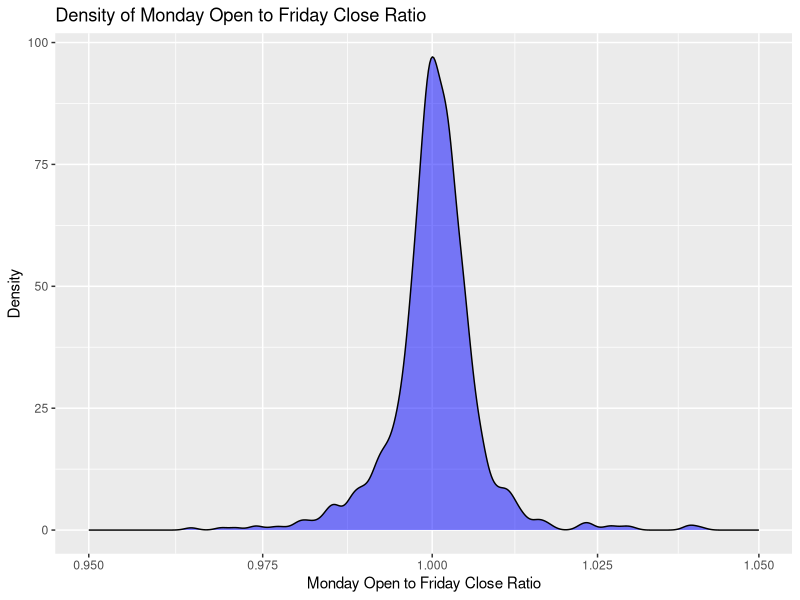
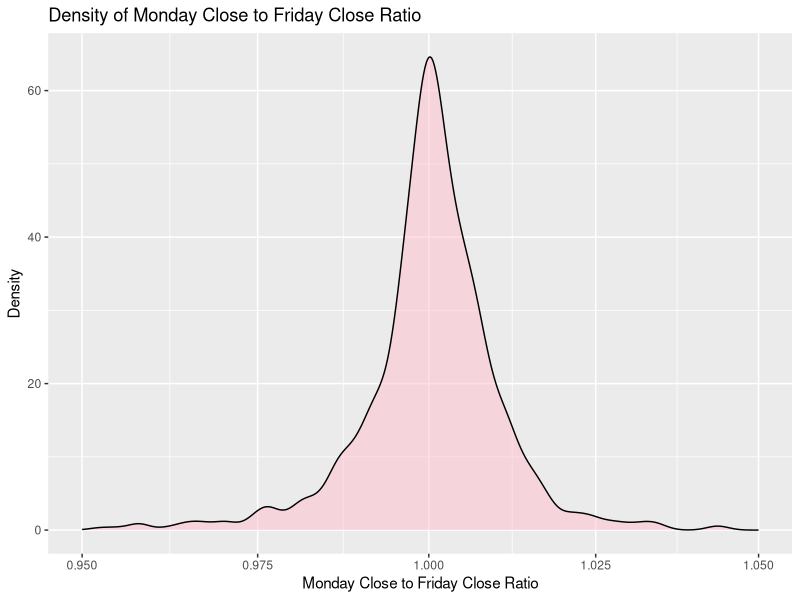
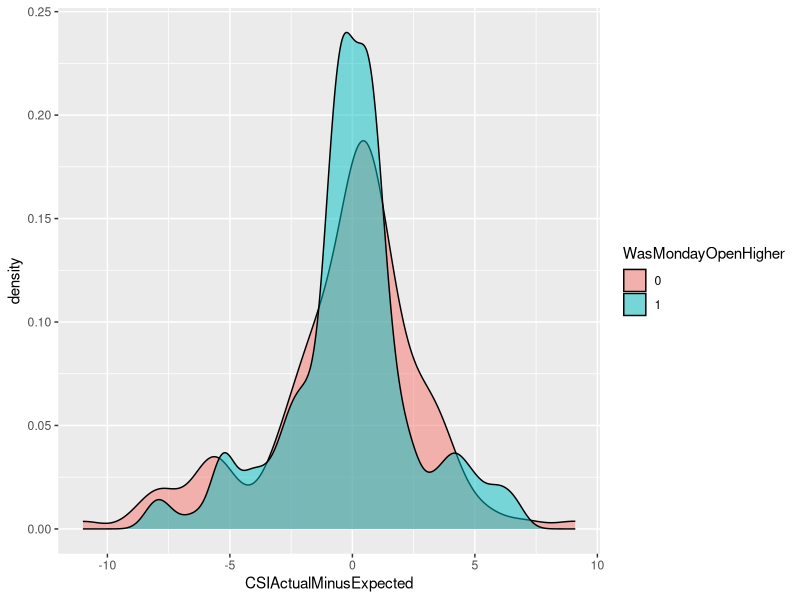
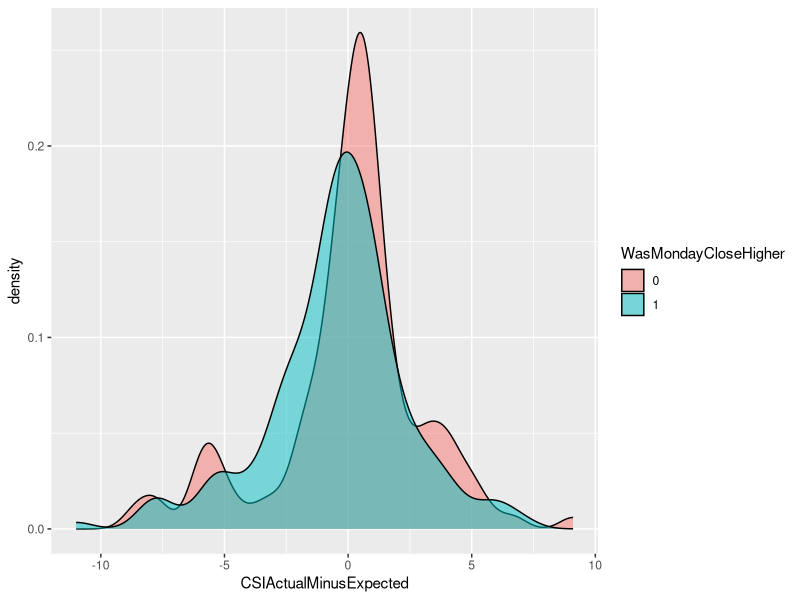
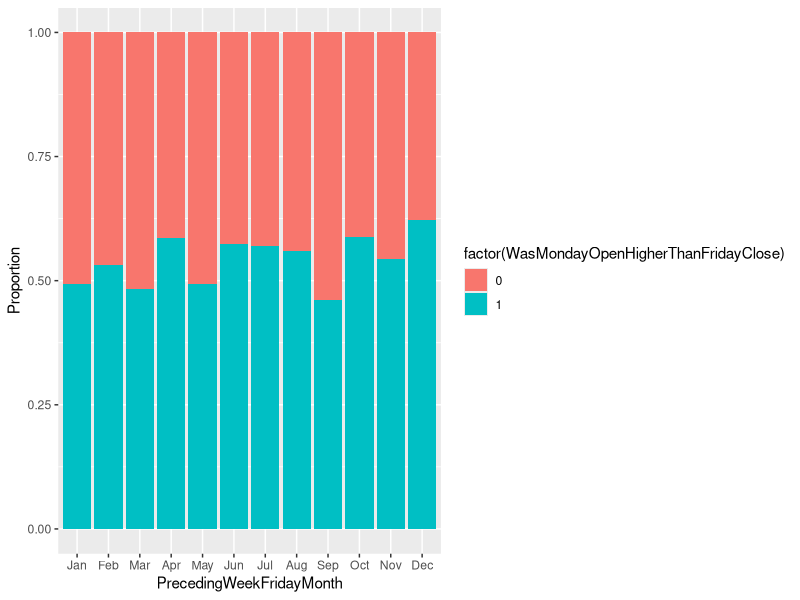
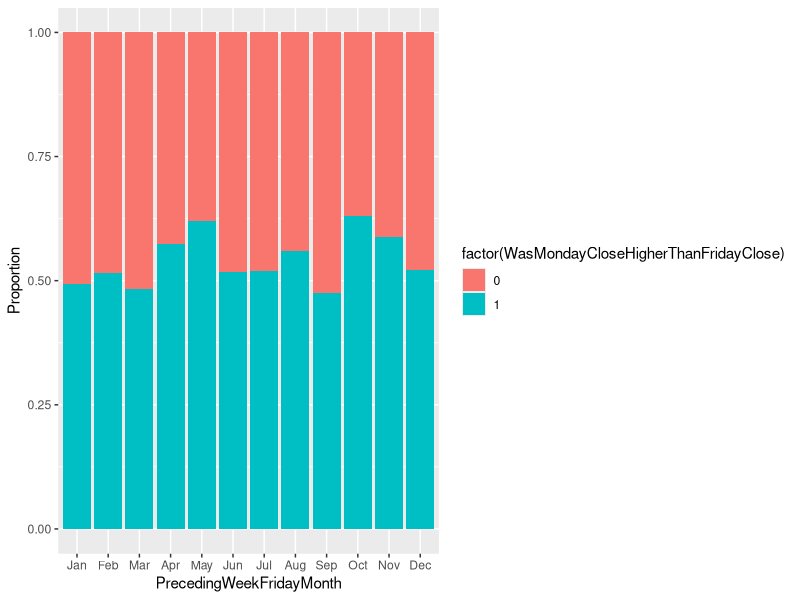

These figures' R source, in order: (Note: this script raises an error after producing the figures.)
## ---- chunk 1
#| include: false
library(tidyverse)
library(sf)
library(dplyr)
library(knitr)

# If running on the department server, uncomment the lines below
#
# - We would also recommend rendering this assignment on https://hypatia.stat.duke.edu 
#   or https://katherinej.stat.duke.edu for better performance.

#flexiblas::flexiblas_load_backend("OPENBLAS-THREADS") |>
# flexiblas::flexiblas_switch()
# flexiblas::flexiblas_set_num_threads(8)
## ---- chunk 2
# Read the CSV file into a dataframe
#df <- read.csv('data/SPY_data_wrangling/SPY_ready_for_analysis.csv', header = TRUE)

# Binomial model
#model <- glm(MondayOpenComparedToFridayCloseChangeInPercent ~ FridayCloseComparedToThursdayCloseChangeInPercent + FridayIntradayChangeInPercent, 
#                      data = df, family = gaussian)

# Print the summary of the model
#summary(model)


## ---- chunk 3
df2 <- read.csv('data/SPY_data_wrangling/SPY_ready_for_analysis.csv', header = TRUE)

# Binomial model
model2 <- glm(WasMondayOpenHigherThanFridayClose	 ~ didFridayCloseHigherThanThursdayClose, 
                      data = df2, family = binomial)


# Gaussian model
model2_binomial <- glm(WasMondayOpenHigherThanFridayClose	 ~ wasFridayIntradayPositive, 
                      data = df2, family = binomial)
# Print the summary of the model
summary(model2)
summary(model2_binomial)
## ---- chunk 4
df3 <- read.csv('data/adding_triple_witch_to_SPY/SPY_ready_for_analysis_triple_witch.csv', header = TRUE)

# Binomial model
model3 <- glm(WasMondayOpenHigherThanFridayClose ~ didFridayCloseHigherThanThursdayClose + wasFridayIntradayPositive * fridayWasATripleWitchDay, 
                      data = df3, family = binomial)

# Print the summary of the model
summary(model3)




## ---- chunk 5
library(dplyr)
library(ggplot2)

# Assuming df3 is your dataframe

# Create a new column for the specified condition
#df3 <- df3 %>%
#  mutate(SpecialCondition = ifelse(fridayWasATripleWitchDay == 1 & didFridayCloseHigherThanThursdayClose == 0, "Condition #Met", "Other"))

# Calculate ratios
#ratios <- df3 %>%
#  group_by(SpecialCondition) %>%
#  summarise(
#    Ones = sum(WasMondayOpenHigherThanFridayClose == 1),
#    Zeros = sum(WasMondayOpenHigherThanFridayClose == 0),
#    Ratio = Ones / Zeros,
#    .groups = 'drop'
#  )

# Print the ratios
#print(ratios)


## ---- chunk 6
df4 <- read.csv('data/addingFOMC/SPY_ready_for_analysis_triple_witch_NFP_CSI_FOMC_with_month.csv', header = TRUE)
df4$MondayCloseToFridayCloseRatio <- df4$FollowingWeekMondayClose / df4$PrecedingWeekFridayClose

ggplot(df4, aes(x = MondayOpenToFridayCloseRatio)) + 
    geom_density(fill = "blue", alpha = 0.5) +
  scale_x_continuous(trans = 'log', limits = c(0.95, 1.05)) +
    labs(title = "Density of Monday Open to Friday Close Ratio",
         x = "Monday Open to Friday Close Ratio",
         y = "Density")

ggplot(df4, aes(x = MondayCloseToFridayCloseRatio)) + 
    geom_density(fill = "pink", alpha = 0.5) +
    scale_x_continuous(trans = 'log', limits = c(0.95, 1.05)) +
    labs(title = "Density of Monday Close to Friday Close Ratio",
         x = "Monday Close to Friday Close Ratio",
         y = "Density")



## ---- chunk 7
#1 vs 0 proportion break down table with percentages for df4$WasMondayOpenHigherThanFridayClose and df4$WasMondayCloseHigherThanFridayClose

# Count occurrences for WasMondayOpenHigherThanFridayClose
table_open <- table(df4$WasMondayOpenHigherThanFridayClose)

# Convert counts to proportions and then to percentages for WasMondayOpenHigherThanFridayClose
percentage_open <- prop.table(table_open) * 100

# Count occurrences for WasMondayCloseHigherThanFridayClose
table_close <- table(df4$WasMondayCloseHigherThanFridayClose)

# Convert counts to proportions and then to percentages for WasMondayCloseHigherThanFridayClose
percentage_close <- prop.table(table_close) * 100



formatted_yes_open <- sprintf("%.1f%%", percentage_open[2])
formatted_no_open <- sprintf("%.1f%%", percentage_open[1])
formatted_yes_close <- sprintf("%.1f%%", percentage_close[2])
formatted_no_close <- sprintf("%.1f%%", percentage_close[1])



breakdown_table <- data.frame(
  Category = c('Monday Open Price > Friday Close Price', 'Monday Close Price > Friday Close Price'),
  Yes = c(formatted_yes_open, formatted_yes_close),
  No = c(formatted_no_open, formatted_no_close)
  
)

library(knitr)
# Print the table
kable(breakdown_table, caption = "Proportions of Monday Open and Close vs. Friday Close", format = "html")

## ---- chunk 8
df4$NFPOutcomeIsShock <- ifelse(df4$NFPOutcome == "Shock", 1, 0)


#1. breakdown table of WasMondayOpenHigherThanFridayClose (1 vs 0) and NFPOutcomeIsShock (1 vs 0)
breakdown_table_monday_open_vs_nfp_shock <- table(df4$WasMondayOpenHigherThanFridayClose, df4$NFPOutcomeIsShock)
rownames(breakdown_table_monday_open_vs_nfp_shock) <- c("Monday Open Lower Than Friday Close", "Monday Open Higher Than Friday Close")
colnames(breakdown_table_monday_open_vs_nfp_shock) <- c("Nonfarm Payrolls Non-shock", "Nonfarm Payrolls Shock")
breakdown_table_column_percentages <- prop.table(breakdown_table_monday_open_vs_nfp_shock, 2) * 100
#print(breakdown_table_column_percentages)
breakdown_table_column_percentages_df <- as.data.frame.matrix(breakdown_table_column_percentages)

# Format each value to one decimal place with a percentage sign
breakdown_table_column_percentages_df_formatted <- data.frame(lapply(breakdown_table_column_percentages_df, function(x) sprintf("%.1f%%", x)))

# Print the formatted dataframe
#print(breakdown_table_column_percentages_df_formatted)


breakdown_table_WasMondayOpenHigherThanFridayClose_vs_NFPOutcomeIsShock <- data.frame(
  . = c("Monday Open Lower Than Friday Close", "Monday Open Higher Than Friday Close"),
  NFP_Nonshock = c(breakdown_table_column_percentages_df_formatted[1][[1]][1], breakdown_table_column_percentages_df_formatted[1][[1]][2]),
  NFP_Shock = c(breakdown_table_column_percentages_df_formatted[2][[1]][1], breakdown_table_column_percentages_df_formatted[2][[1]][2])
  
)


library(knitr)
# Print the table
kable(breakdown_table_WasMondayOpenHigherThanFridayClose_vs_NFPOutcomeIsShock, caption = "Proportion Breakdown of Monday Open Higher Than Friday Close vs Nonfarm Payroll Shock", format = "html")
## ---- chunk 9
df4$NFPOutcomeIsShock <- ifelse(df4$NFPOutcome == "Shock", 1, 0)


#1. breakdown table of WasMondayCloseHigherThanFridayClose (1 vs 0) and NFPOutcomeIsShock (1 vs 0)
breakdown_table_monday_close_vs_nfp_shock <- table(df4$WasMondayCloseHigherThanFridayClose, df4$NFPOutcomeIsShock)
rownames(breakdown_table_monday_close_vs_nfp_shock) <- c("Monday Close Lower Than Friday Close", "Monday Close Higher Than Friday Close")
colnames(breakdown_table_monday_close_vs_nfp_shock) <- c("Nonfarm Payrolls Non-shock", "Nonfarm Payrolls Shock")
breakdown_table_column_percentages2 <- prop.table(breakdown_table_monday_close_vs_nfp_shock, 2) * 100
#print(breakdown_table_column_percentages)
breakdown_table_column_percentages_df2 <- as.data.frame.matrix(breakdown_table_column_percentages2)

# Format each value to one decimal place with a percentage sign
breakdown_table_column_percentages_df_formatted2 <- data.frame(lapply(breakdown_table_column_percentages_df2, function(x) sprintf("%.1f%%", x)))

# Print the formatted dataframe
#print(breakdown_table_column_percentages_df_formatted)


breakdown_table_WasMondayCloseHigherThanFridayClose_vs_NFPOutcomeIsShock <- data.frame(
  . = c("Monday Close Lower Than Friday Close", "Monday Close Higher Than Friday Close"),
  NFP_Nonshock = c(breakdown_table_column_percentages_df_formatted2[1][[1]][1], breakdown_table_column_percentages_df_formatted2[1][[1]][2]),
  NFP_Shock = c(breakdown_table_column_percentages_df_formatted2[2][[1]][1], breakdown_table_column_percentages_df_formatted2[2][[1]][2])
  
)


library(knitr)
# Print the table
kable(breakdown_table_WasMondayCloseHigherThanFridayClose_vs_NFPOutcomeIsShock, caption = "Proportion Breakdown of Monday Close Higher Than Friday Close vs Nonfarm Payroll Shock", format = "html")
## ---- chunk 10
#columns_to_plot <- names(df4)[names(df4) != "MondayOpenToFridayCloseRatio"]

# Function to create a plot for each column
#create_plot <- function(col_name) {
#    p <- ggplot(df4, aes_string(x = col_name, y = "MondayOpenToFridayCloseRatio")) +
#        geom_point() +
#        labs(title = paste("MondayOpenToFridayCloseRatio vs", col_name),
#             x = col_name,
#             y = "MondayOpenToFridayCloseRatio")
#    print(p)
#}

# Apply the function to each column in the list
#lapply(columns_to_plot, create_plot)
## ---- chunk 11
#df4 <- read.csv('data/addingNonfarmPayrolls/SPY_ready_for_analysis_triple_witch_NFP.csv', header = TRUE)



# Binomial model
#model4 <- glm(WasMondayCloseHigherThanFridayClose ~ NFPOutcomeIsShock + fridayWasATripleWitchDay, 
#                      data = df4, family = binomial)


# Print the summary of the model
#summary(model4)



## ---- chunk 12
#summary(df4$CSIActualMinusExpected)
#table(df4$WasMondayOpenHigherThanFridayClose)

#boxplot(CSIActualMinusExpected ~ WasMondayOpenHigherThanFridayClose, data = df6, main = "CSIActualMinusExpected vs WasMondayOpenHigherThanFridayClose")


library(ggplot2)
ggplot(df4, aes(x = CSIActualMinusExpected, fill = factor(WasMondayOpenHigherThanFridayClose))) + 
  geom_density(alpha = 0.5) +
  labs(fill = "WasMondayOpenHigher")

# T-test or Mann-Whitney U Test (depending on data distribution)
t.test(CSIActualMinusExpected ~ WasMondayOpenHigherThanFridayClose, data = df4)

## ---- chunk 13
df4$CSIOutcomeIsShock <- ifelse(df4$CSIOutcome == "Shock", 1, 0)


#1. breakdown table of WasMondayOpenHigherThanFridayClose (1 vs 0) and CSIOutcomeIsShock (1 vs 0)
breakdown_table_monday_open_vs_csi_shock <- table(df4$WasMondayOpenHigherThanFridayClose, df4$CSIOutcomeIsShock)
rownames(breakdown_table_monday_open_vs_csi_shock) <- c("Monday Open Lower Than Friday Close", "Monday Open Higher Than Friday Close")
colnames(breakdown_table_monday_open_vs_csi_shock) <- c("Consumer Sentiment Index Non-shock", "Consumer Sentiment Index Shock")
breakdown_table_column_percentages_csi <- prop.table(breakdown_table_monday_open_vs_csi_shock, 2) * 100
#print(breakdown_table_column_percentages)
breakdown_table_column_percentages_df_csi <- as.data.frame.matrix(breakdown_table_column_percentages_csi)

# Format each value to one decimal place with a percentage sign
breakdown_table_column_percentages_df_formatted_csi <- data.frame(lapply(breakdown_table_column_percentages_df_csi, function(x) sprintf("%.1f%%", x)))

# Print the formatted dataframe
#print(breakdown_table_column_percentages_df_formatted)


breakdown_table_WasMondayOpenHigherThanFridayClose_vs_CSIOutcomeIsShock <- data.frame(
  . = c("Monday Open Lower Than Friday Close", "Monday Open Higher Than Friday Close"),
  CSI_Nonshock = c(breakdown_table_column_percentages_df_formatted_csi[1][[1]][1], breakdown_table_column_percentages_df_formatted_csi[1][[1]][2]),
  CSI_Shock = c(breakdown_table_column_percentages_df_formatted_csi[2][[1]][1], breakdown_table_column_percentages_df_formatted_csi[2][[1]][2])
  
)


library(knitr)
# Print the table
kable(breakdown_table_WasMondayOpenHigherThanFridayClose_vs_CSIOutcomeIsShock, caption = "Proportion Breakdown of Monday Open Higher Than Friday Close vs Consumer Sentiment Index Shock", format = "html")


#also a chi-square test on proportion of WasMondayOpenHigherThanFridayClose=1 and WasMondayOpenHigherThanFridayClose=0 being the same between CSIOutcomeIsShock=1 and CSIOutcomeIsShock=0
chi_square_test_WasMondayOpenHigherThanFridayClose_vs_CSIOutcomeIsShock <- chisq.test(breakdown_table_monday_open_vs_csi_shock)

# Print the results of the Chi-Square Test
print(chi_square_test_WasMondayOpenHigherThanFridayClose_vs_CSIOutcomeIsShock)
## ---- chunk 14
#summary(df4$CSIActualMinusExpected)
#table(df4$WasMondayOpenHigherThanFridayClose)

#boxplot(CSIActualMinusExpected ~ WasMondayOpenHigherThanFridayClose, data = df6, main = "CSIActualMinusExpected vs WasMondayOpenHigherThanFridayClose")


library(ggplot2)
ggplot(df4, aes(x = CSIActualMinusExpected, fill = factor(WasMondayCloseHigherThanFridayClose))) + 
  geom_density(alpha = 0.5) +
  labs(fill = "WasMondayCloseHigher")

# T-test or Mann-Whitney U Test (depending on data distribution)
t.test(CSIActualMinusExpected ~ WasMondayCloseHigherThanFridayClose, data = df4)

## ---- chunk 15
#df4$CSIOutcomeIsShock <- ifelse(df4$CSIOutcome == "Shock", 1, 0)


#1. breakdown table of WasMondayCloseHigherThanFridayClose (1 vs 0) and CSIOutcomeIsShock (1 vs 0)
breakdown_table_monday_close_vs_csi_shock <- table(df4$WasMondayCloseHigherThanFridayClose, df4$CSIOutcomeIsShock)
rownames(breakdown_table_monday_close_vs_csi_shock) <- c("Monday Close Lower Than Friday Close", "Monday Close Higher Than Friday Close")
colnames(breakdown_table_monday_close_vs_csi_shock) <- c("Consumer Sentiment Index Non-shock", "Consumer Sentiment Index Shock")
breakdown_table_column_percentages_csiCLOSE <- prop.table(breakdown_table_monday_close_vs_csi_shock, 2) * 100
#print(breakdown_table_column_percentages)
breakdown_table_column_percentages_df_csiCLOSE <- as.data.frame.matrix(breakdown_table_column_percentages_csiCLOSE)

# Format each value to one decimal place with a percentage sign
breakdown_table_column_percentages_df_formatted_csiCLOSE <- data.frame(lapply(breakdown_table_column_percentages_df_csiCLOSE, function(x) sprintf("%.1f%%", x)))

# Print the formatted dataframe
#print(breakdown_table_column_percentages_df_formatted)


breakdown_table_WasMondayCloseHigherThanFridayClose_vs_CSIOutcomeIsShock <- data.frame(
  . = c("Monday Close Lower Than Friday Close", "Monday Close Higher Than Friday Close"),
  CSI_Nonshock = c(breakdown_table_column_percentages_df_formatted_csiCLOSE[1][[1]][1], breakdown_table_column_percentages_df_formatted_csiCLOSE[1][[1]][2]),
  CSI_Shock = c(breakdown_table_column_percentages_df_formatted_csiCLOSE[2][[1]][1], breakdown_table_column_percentages_df_formatted_csiCLOSE[2][[1]][2])
  
)


library(knitr)
# Print the table
kable(breakdown_table_WasMondayCloseHigherThanFridayClose_vs_CSIOutcomeIsShock, caption = "Proportion Breakdown of Monday Close Higher Than Friday Close vs Consumer Sentiment Index Shock", format = "html")


#also a chi-square test on proportion of WasMondayOpenHigherThanFridayClose=1 and WasMondayOpenHigherThanFridayClose=0 being the same between CSIOutcomeIsShock=1 and CSIOutcomeIsShock=0
chi_square_test_WasMondayCloseHigherThanFridayClose_vs_CSIOutcomeIsShock <- chisq.test(breakdown_table_monday_close_vs_csi_shock)

# Print the results of the Chi-Square Test
print(chi_square_test_WasMondayCloseHigherThanFridayClose_vs_CSIOutcomeIsShock)
## ---- chunk 16
#df6$CSIOutcomeIsShock <- ifelse(df6$CSIOutcome == "Shock", 1, 0)
#table(df6$CSIOutcomeIsShock, df6$WasMondayOpenHigherThanFridayClose)

#chisq.test(table(df6$CSIOutcomeIsShock, df6$WasMondayOpenHigherThanFridayClose))
## ---- chunk 17
#df6 <- read.csv('data/addingUmichSentiment/SPY_ready_for_analysis_triple_witch_NFP_CSI.csv', header = TRUE)
#df6$NFPOutcomeIsShock <- ifelse(df6$NFPOutcome == "Shock", 1, 0)
#df6$CSIOutcomeIsShock <- ifelse(df6$CSIOutcome == "Shock", 1, 0)

# Binomial model

#model6 <- glm(WasMondayCloseHigherThanFridayClose ~ wasFridayIntradayPositive + NFPOutcomeIsShock + fridayWasATripleWitchDay + CSIOutcomeIsShock, 
#                      data = df6, family = binomial)


# Print the summary of the model
#summary(model6)



## ---- chunk 18

#1. breakdown table of WasMondayOpenHigherThanFridayClose (1 vs 0) and FOMCAction (Pause, Hike, SuperHike, etc...)
breakdown_table_monday_open_vs_fomc_action <- table(df4$WasMondayOpenHigherThanFridayClose, df4$FOMCAction)
rownames(breakdown_table_monday_open_vs_fomc_action) <- c("Monday Open Lower Than Friday Close", "Monday Open Higher Than Friday Close")
colnames(breakdown_table_monday_open_vs_fomc_action) <- c("", "Cut", "Hike", "Pause", "SuperCut", "SuperHike")
breakdown_table_column_percentages_FOMC <- prop.table(breakdown_table_monday_open_vs_fomc_action, 2) * 100
#print(breakdown_table_column_percentages)
breakdown_table_column_percentages_df_FOMC <- as.data.frame.matrix(breakdown_table_column_percentages_FOMC)

# Format each value to one decimal place with a percentage sign
breakdown_table_column_percentages_df_formatted_FOMC <- data.frame(lapply(breakdown_table_column_percentages_df_FOMC, function(x) sprintf("%.1f%%", x)))

# Print the formatted dataframe
#print(breakdown_table_column_percentages_df_formatted)


breakdown_table_WasMondayOpenHigherThanFridayClose_vs_FOMCAction <- data.frame(
  . = c("Monday Open Lower Than Friday Close", "Monday Open Higher Than Friday Close"),
  SuperCut = c(breakdown_table_column_percentages_df_formatted_FOMC[5][[1]][1], breakdown_table_column_percentages_df_formatted_FOMC[5][[1]][2]),
  Cut = c(breakdown_table_column_percentages_df_formatted_FOMC[2][[1]][1], breakdown_table_column_percentages_df_formatted_FOMC[2][[1]][2]),
  Pause = c(breakdown_table_column_percentages_df_formatted_FOMC[4][[1]][1], breakdown_table_column_percentages_df_formatted_FOMC[4][[1]][2]),
  Hike = c(breakdown_table_column_percentages_df_formatted_FOMC[3][[1]][1], breakdown_table_column_percentages_df_formatted_FOMC[3][[1]][2]),
  SuperHike = c(breakdown_table_column_percentages_df_formatted_FOMC[6][[1]][1], breakdown_table_column_percentages_df_formatted_FOMC[6][[1]][2])
  
)


library(knitr)
# Print the table
kable(breakdown_table_WasMondayOpenHigherThanFridayClose_vs_FOMCAction, caption = "Proportion Breakdown of Monday Open Higher Than Friday Close vs FOMC Actions", format = "html")


#also a chi-square test on proportion of WasMondayOpenHigherThanFridayClose=1 and WasMondayOpenHigherThanFridayClose=0 being the same between CSIOutcomeIsShock=1 and CSIOutcomeIsShock=0
chi_square_test_WasMondayOpenHigherThanFridayClose_vs_FOMCaction <- chisq.test(breakdown_table_monday_open_vs_fomc_action)

# Print the results of the Chi-Square Test
print(chi_square_test_WasMondayOpenHigherThanFridayClose_vs_FOMCaction)
## ---- chunk 19

#1. breakdown table of WasMondayCloseHigherThanFridayClose (1 vs 0) and FOMCAction (Pause, Hike, SuperHike, etc...)
breakdown_table_monday_close_vs_fomc_action <- table(df4$WasMondayCloseHigherThanFridayClose, df4$FOMCAction)
rownames(breakdown_table_monday_close_vs_fomc_action) <- c("Monday Open Lower Than Friday Close", "Monday Open Higher Than Friday Close")
colnames(breakdown_table_monday_close_vs_fomc_action) <- c("", "Cut", "Hike", "Pause", "SuperCut", "SuperHike")
breakdown_table_column_percentages_FOMCCLOSE <- prop.table(breakdown_table_monday_close_vs_fomc_action, 2) * 100
#print(breakdown_table_column_percentages)
breakdown_table_column_percentages_df_FOMCCLOSE <- as.data.frame.matrix(breakdown_table_column_percentages_FOMCCLOSE)

# Format each value to one decimal place with a percentage sign
breakdown_table_column_percentages_df_formatted_FOMCCLOSE <- data.frame(lapply(breakdown_table_column_percentages_df_FOMCCLOSE, function(x) sprintf("%.1f%%", x)))

# Print the formatted dataframe
#print(breakdown_table_column_percentages_df_formatted)


breakdown_table_WasMondayCloseHigherThanFridayClose_vs_FOMCAction <- data.frame(
  . = c("Monday Open Lower Than Friday Close", "Monday Open Higher Than Friday Close"),
  SuperCut = c(breakdown_table_column_percentages_df_formatted_FOMCCLOSE[5][[1]][1], breakdown_table_column_percentages_df_formatted_FOMCCLOSE[5][[1]][2]),
  Cut = c(breakdown_table_column_percentages_df_formatted_FOMCCLOSE[2][[1]][1], breakdown_table_column_percentages_df_formatted_FOMCCLOSE[2][[1]][2]),
  Pause = c(breakdown_table_column_percentages_df_formatted_FOMCCLOSE[4][[1]][1], breakdown_table_column_percentages_df_formatted_FOMCCLOSE[4][[1]][2]),
  Hike = c(breakdown_table_column_percentages_df_formatted_FOMCCLOSE[3][[1]][1], breakdown_table_column_percentages_df_formatted_FOMCCLOSE[3][[1]][2]),
  SuperHike = c(breakdown_table_column_percentages_df_formatted_FOMCCLOSE[6][[1]][1], breakdown_table_column_percentages_df_formatted_FOMCCLOSE[6][[1]][2])
  
)


library(knitr)
# Print the table
kable(breakdown_table_WasMondayCloseHigherThanFridayClose_vs_FOMCAction, caption = "Proportion Breakdown of Monday Close Higher Than Friday Close vs FOMC Actions", format = "html")


#also a chi-square test on proportion of WasMondayOpenHigherThanFridayClose=1 and WasMondayOpenHigherThanFridayClose=0 being the same between CSIOutcomeIsShock=1 and CSIOutcomeIsShock=0
chi_square_test_WasMondayCloseHigherThanFridayClose_vs_FOMCaction <- chisq.test(breakdown_table_monday_close_vs_fomc_action)

# Print the results of the Chi-Square Test
print(chi_square_test_WasMondayCloseHigherThanFridayClose_vs_FOMCaction)
## ---- chunk 20
#df7 <- read.csv('data/addingFOMC/SPY_ready_for_analysis_triple_witch_NFP_CSI_FOMC.csv', header = TRUE)



#df7$NFPOutcomeIsShock <- ifelse(df7$NFPOutcome == "Shock", 1, 0)
#df7$CSIOutcomeIsShock <- ifelse(df7$CSIOutcome == "Shock", 1, 0)



#df7_filtered <- rbind(df7[1:220, ], df7[264:nrow(df7), ])
#df7_filtered$NFPOutcomeIsShock <- ifelse(df7_filtered$NFPOutcome == "Shock", 1, 0)
#df7_filtered$CSIOutcomeIsShock <- ifelse(df7_filtered$CSIOutcome == "Shock", 1, 0)
#df7_filtered$PrecedingWeekFridayVolumeMINUSPrecedingWeekThursdayVolume <- (df7_filtered$PrecedingWeekFridayVolume) - (df7_filtered$PrecedingWeekThursdayVolume)
#df7$FridayCloseToFridayOpenRatio <- (df$PrecedingWeekFridayClose) / (df$PrecedingWeekFridayOpen)


#model7BUYFRICLOSESELLMONOPEN <- glm(WasMondayOpenHigherThanFridayClose ~ wasFridayIntradayPositive, 
#                      data = df7_filtered, family = binomial)
#summary(model7BUYFRICLOSESELLMONOPEN)





# wasFridayIntradayPositive
#model7BUYFRICLOSESELLMONclose <- glm(WasMondayCloseHigherThanFridayClose ~ NFPOutcomeIsShock + CSIActualMinusExpected, 
#                      data = df7, family = binomial)
  

#summary(model7BUYFRICLOSESELLMONclose)

## ---- chunk 21
df4$PrecedingWeekFridayMonth <- factor(df4$PrecedingWeekFridayMonth, levels = c("Jan", "Feb", "Mar", "Apr", "May", "Jun", "Jul", "Aug", "Sep", "Oct", "Nov", "Dec"))

table(df4$PrecedingWeekFridayMonth)
aggregate(WasMondayOpenHigherThanFridayClose ~ PrecedingWeekFridayMonth, data = df4, mean)
library(ggplot2)
ggplot(df4, aes(x = PrecedingWeekFridayMonth, fill = factor(WasMondayOpenHigherThanFridayClose))) +
  geom_bar(position = "fill") +
  ylab("Proportion")

## ---- chunk 22
contingency_table_monthsOPEN <- table(df4$PrecedingWeekFridayMonth, df4$WasMondayOpenHigherThanFridayClose)
print(contingency_table_monthsOPEN)
# Perform the Chi-square test
chi_sq_test_monthsOPEN <- chisq.test(contingency_table_monthsOPEN)

# Output the result
chi_sq_test_monthsOPEN
## ---- chunk 23
# Assign new groupings based on seasons
df4$Month <- with(df4, factor(
  ifelse(PrecedingWeekFridayMonth %in% c("Mar", "Jan", "May", "Sept"), "Odd", "Even")))


# Create a new contingency table with the season groupings
contingency_table_MonthOPEN <- table(df4$Month, df4$WasMondayOpenHigherThanFridayClose)

# Perform the Chi-square test with the new grouping
chi_sq_test_MonthOPEN <- chisq.test(contingency_table_MonthOPEN, correct=FALSE)

# Output the result
chi_sq_test_MonthOPEN

## ---- chunk 24
#df4$PrecedingWeekFridayMonth <- factor(df4$PrecedingWeekFridayMonth, levels = c("Jan", "Feb", "Mar", "Apr", "May", "Jun", "Jul", "Aug", "Sep", "Oct", "Nov", "Dec"))

table(df4$PrecedingWeekFridayMonth)
aggregate(WasMondayCloseHigherThanFridayClose ~ PrecedingWeekFridayMonth, data = df4, mean)
library(ggplot2)
ggplot(df4, aes(x = PrecedingWeekFridayMonth, fill = factor(WasMondayCloseHigherThanFridayClose))) +
  geom_bar(position = "fill") +
  ylab("Proportion")

## ---- chunk 25
contingency_table_monthsCLOSE <- table(df4$PrecedingWeekFridayMonth, df4$WasMondayCloseHigherThanFridayClose)
print(contingency_table_monthsCLOSE)
# Perform the Chi-square test
chi_sq_test_monthsCLOSE <- chisq.test(contingency_table_monthsCLOSE)

# Output the result
chi_sq_test_monthsCLOSE
## ---- chunk 26
# Assign new groupings based on seasons
df4$Monthclose <- with(df4, factor(
  ifelse(PrecedingWeekFridayMonth %in% c("Mar", "Jan", "Jun", "Jul", "Sept"), "Odd", "Even")))


# Create a new contingency table with the season groupings
contingency_table_MonthCLOSE <- table(df4$Monthclose, df4$WasMondayCloseHigherThanFridayClose)

# Perform the Chi-square test with the new grouping
chi_sq_test_MonthCLOSE <- chisq.test(contingency_table_MonthCLOSE, correct=FALSE)

# Output the result
chi_sq_test_MonthCLOSE

## ---- chunk 27
df8 <- read.csv('data/addingFOMC/SPY_ready_for_analysis_triple_witch_NFP_CSI_FOMC_with_month.csv', header = TRUE)
#df8 <- rbind(df8[1:220, ], df8[264:nrow(df8), ])
df8$NFPOutcomeIsShock <- ifelse(df8$NFPOutcome == "Shock", 1, 0)
df8$CSIOutcomeIsShock <- ifelse(df8$CSIOutcome == "Shock", 1, 0)
df8$PrecedingWeekFridayVolumePrecedingWeekThursdayVolumeRATIO <- (df8$PrecedingWeekFridayVolume) / (df8$PrecedingWeekThursdayVolume)
df8$CSIActualMinusExpected[is.na(df8$CSIActualMinusExpected)] <- 0
df8$Month <- with(df8, factor(
  ifelse(PrecedingWeekFridayMonth %in% c("Mar", "Jan", "May", "Sept"), "Odd", "Even")))
df8$Monthclose <- with(df8, factor(
  ifelse(PrecedingWeekFridayMonth %in% c("Mar", "Jan", "Jun", "Jul", "Sept"), "Odd", "Even")))
df8$FridayVolumeMinusThursdayVolume <- df8$PrecedingWeekFridayVolume - df8$PrecedingWeekThursdayVolume
df8$wasFridayOpenHigherThanThursdayClose <- as.integer(df8$PrecedingWeekFridayOpen > df8$PrecedingWeekThursdayClose)
df8$wasFridayHighHigherThanThursdayHigh <- as.integer(df8$PrecedingWeekFridayHigh > df8$PrecedingWeekThursdayHigh)



null_modelOPEN <- glm(WasMondayOpenHigherThanFridayClose ~ 1, 
                  data = df8, family = binomial)
#summary(null_model)
full_modelOPEN <- glm(WasMondayOpenHigherThanFridayClose ~ didFridayCloseHigherThanThursdayClose + FridayCloseComparedToThursdayCloseChangeInPercent + wasFridayIntradayPositive + FridayIntradayChangeInPercent + fridayWasATripleWitchDay + NFPDayOrNot + NFPOutcome + CSIOutcome + CSIActualMinusExpected + CSIDayOrNot + wasItFOMCWeek + FOMCAction + FOMCActualVSExpected + FOMCActionSpecial + NFPOutcomeIsShock + CSIOutcomeIsShock + PrecedingWeekFridayVolumePrecedingWeekThursdayVolumeRATIO + FOMCActualVSExpected + FOMCActionSpecial + FridayVolumeMinusThursdayVolume + wasFridayOpenHigherThanThursdayClose, 
                  data = df8, family = binomial)
#summary(full_model)



forward_modelOPEN <- step(null_modelOPEN, 
                      scope = list(lower = null_modelOPEN, upper = full_modelOPEN), 
                      direction = "forward",
                      trace = 0)

summary(forward_modelOPEN)
## ---- chunk 28
#backward_modelOPEN <- step(full_modelOPEN, direction = "backward", trace=0)
#summary(backward_modelOPEN)
## ---- chunk 29
non_random_modelOPEN <- glm(formula = WasMondayOpenHigherThanFridayClose ~ CSIOutcomeIsShock + 
    wasFridayIntradayPositive + FridayIntradayChangeInPercent + 
    CSIActualMinusExpected + didFridayCloseHigherThanThursdayClose, family = binomial, 
    data = df8)


summary(non_random_modelOPEN)


library(lme4)
mixed_modelOPEN <- glmer(formula = WasMondayOpenHigherThanFridayClose ~ CSIOutcomeIsShock + 
    wasFridayIntradayPositive + FridayIntradayChangeInPercent + 
    CSIActualMinusExpected + didFridayCloseHigherThanThursdayClose + (1 | Month), family = binomial, 
    data = df8)


summary(mixed_modelOPEN)
## ---- chunk 30
#df8 <- read.csv('data/addingFOMC/SPY_ready_for_analysis_triple_witch_NFP_CSI_FOMC_with_month.csv', header = TRUE)
#df8$NFPOutcomeIsShock <- ifelse(df8$NFPOutcome == "Shock", 1, 0)
#df8$CSIOutcomeIsShock <- ifelse(df8$CSIOutcome == "Shock", 1, 0)
#df8$PrecedingWeekFridayVolumePrecedingWeekThursdayVolumeRATIO <- (df8$PrecedingWeekFridayVolume) / (df8$PrecedingWeekThursdayVolume)
#df8$CSIActualMinusExpected[is.na(df8$CSIActualMinusExpected)] <- 0

null_modelCLOSE <- glm(WasMondayCloseHigherThanFridayClose ~ 1, 
                  data = df8, family = binomial)
#summary(null_model)
full_modelCLOSE <- glm(WasMondayOpenHigherThanFridayClose ~ didFridayCloseHigherThanThursdayClose + FridayCloseComparedToThursdayCloseChangeInPercent + wasFridayIntradayPositive + FridayIntradayChangeInPercent + fridayWasATripleWitchDay + NFPDayOrNot + NFPOutcome + CSIOutcome + CSIActualMinusExpected + CSIDayOrNot + wasItFOMCWeek + FOMCAction + FOMCActualVSExpected + FOMCActionSpecial + NFPOutcomeIsShock + CSIOutcomeIsShock + PrecedingWeekFridayVolumePrecedingWeekThursdayVolumeRATIO + FOMCActualVSExpected + FOMCActionSpecial+FridayVolumeMinusThursdayVolume + wasFridayOpenHigherThanThursdayClose, 
                  data = df8, family = binomial)
#summary(full_model)



forward_modelCLOSE <- step(null_modelCLOSE, 
                      scope = list(lower = null_modelCLOSE, upper = full_modelCLOSE), 
                      direction = "forward",
                      trace = 0)

summary(forward_modelCLOSE)
## ---- chunk 31
#backward_modelCLOSE <- step(full_modelCLOSE, direction = "backward", trace=0)
#summary(backward_modelCLOSE)
## ---- chunk 32
non_random_modelCLOSE <- glm(formula = WasMondayCloseHigherThanFridayClose ~ NFPOutcomeIsShock + 
    fridayWasATripleWitchDay + CSIActualMinusExpected + CSIOutcome + 
    wasFridayIntradayPositive, family = binomial, 
    data = df8)


summary(non_random_modelCLOSE)



library(lme4)
mixed_modelCLOSE <- glmer(WasMondayCloseHigherThanFridayClose ~ NFPOutcomeIsShock + 
    fridayWasATripleWitchDay + CSIActualMinusExpected + CSIOutcome + 
    wasFridayIntradayPositive + 
                     (1 | Monthclose), 
                     family = binomial, data = df8)
summary(mixed_modelCLOSE)
## ---- chunk 33
#library(lme4)
anova(non_random_modelOPEN, mixed_modelOPEN)
anova(non_random_modelCLOSE, mixed_modelCLOSE)

## ---- chunk 34

df8$non_random_modelOPEN_predict <- as.integer(predict(non_random_modelOPEN, type = "response") > 0.5)
df8$mixed_modelOPEN_predict <- as.integer(predict(mixed_modelOPEN, re.form = NULL, type = "response") > 0.5)

df8$non_random_modelCLOSE_predict <- as.integer(predict(non_random_modelCLOSE, type = "response") > 0.5)
df8$mixed_modelCLOSE_predict <- as.integer(predict(mixed_modelCLOSE, re.form = NULL, type = "response") > 0.5)


#1. compare df8$non_random_modelOPEN_predict and df8$mixed_modelOPEN_predict and count how many times they are different
difference_count_OPEN <- sum(df8$non_random_modelOPEN_predict != df8$mixed_modelOPEN_predict)
print(paste("Number of times the predictions differ for OPEN models:", difference_count_OPEN))

#2. compare df8$non_random_modelCLOSE_predict and df8$mixed_modelCLOSE_predict and count how many times they are different
difference_count_CLOSE <- sum(df8$non_random_modelCLOSE_predict != df8$mixed_modelCLOSE_predict)
print(paste("Number of times the predictions differ for CLOSE models:", difference_count_CLOSE))
## ---- chunk 35
non_random_model_right_wrongOPEN <- c(0, 0)
mixed_model_right_wrongOPEN <- c(0, 0)

# Iterate through each row of df8
for (i in 1:nrow(df8)) {
  # For the non-random model
  if (df8$WasMondayOpenHigherThanFridayClose[i] == df8$non_random_modelOPEN_predict[i]) {
    non_random_model_right_wrongOPEN[1] <- non_random_model_right_wrongOPEN[1] + 1
  } else {
    non_random_model_right_wrongOPEN[2] <- non_random_model_right_wrongOPEN[2] + 1
  }

  # For the mixed model
  if (df8$WasMondayOpenHigherThanFridayClose[i] == df8$mixed_modelOPEN_predict[i]) {
    mixed_model_right_wrongOPEN[1] <- mixed_model_right_wrongOPEN[1] + 1
  } else {
    mixed_model_right_wrongOPEN[2] <- mixed_model_right_wrongOPEN[2] + 1
  }
}

# Print the results
print(non_random_model_right_wrongOPEN)
print(non_random_model_right_wrongOPEN[1] / (non_random_model_right_wrongOPEN[1] + non_random_model_right_wrongOPEN[2]))

print(mixed_model_right_wrongOPEN)
print(mixed_model_right_wrongOPEN[1] / (mixed_model_right_wrongOPEN[1] + mixed_model_right_wrongOPEN[2]))
## ---- chunk 36
non_random_model_right_wrongCLOSE <- c(0, 0)
mixed_model_right_wrongCLOSE <- c(0, 0)

# Iterate through each row of df8
for (i in 1:nrow(df8)) {
  # For the non-random model
  if (df8$WasMondayCloseHigherThanFridayClose[i] == df8$non_random_modelCLOSE_predict[i]) {
    non_random_model_right_wrongCLOSE[1] <- non_random_model_right_wrongCLOSE[1] + 1
  } else {
    non_random_model_right_wrongCLOSE[2] <- non_random_model_right_wrongCLOSE[2] + 1
  }

  # For the mixed model
  if (df8$WasMondayCloseHigherThanFridayClose[i] == df8$mixed_modelCLOSE_predict[i]) {
    mixed_model_right_wrongCLOSE[1] <- mixed_model_right_wrongCLOSE[1] + 1
  } else {
    mixed_model_right_wrongCLOSE[2] <- mixed_model_right_wrongCLOSE[2] + 1
  }
}

# Print the results
print(non_random_model_right_wrongCLOSE)
print(non_random_model_right_wrongCLOSE[1] / (non_random_model_right_wrongCLOSE[1] + non_random_model_right_wrongCLOSE[2]))

print(mixed_model_right_wrongCLOSE)
print(mixed_model_right_wrongCLOSE[1] / (mixed_model_right_wrongCLOSE[1] + mixed_model_right_wrongCLOSE[2]))
## ---- chunk 37
# save df to .csv
# Save df8 to a CSV file
write.csv(df8, file = "results/SPY_non_mixed_and_mixed_modelOPENandCLOSEpredicts.csv", row.names = FALSE)
